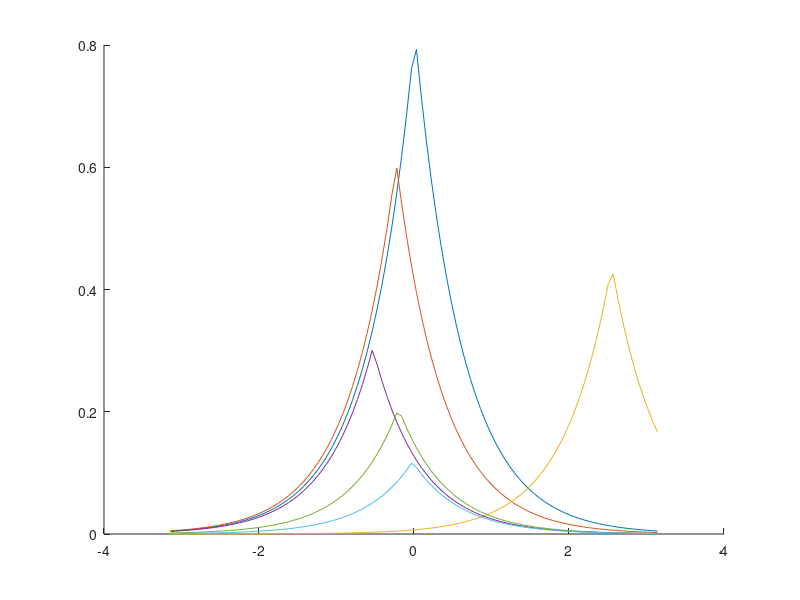
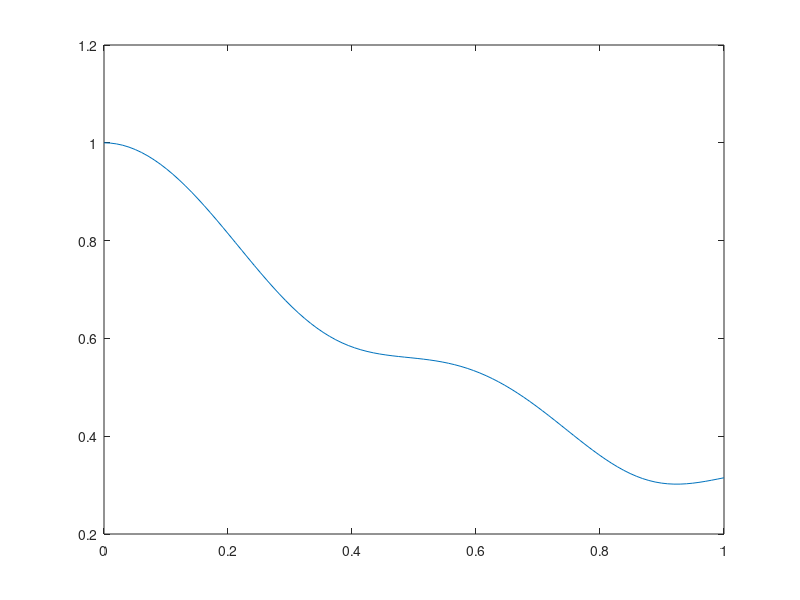

MATLAB code for these plots, in order:
%%
%generate Laplace distribution
x = linspace(-pi,pi,100);
miu = [0.7,-13.2,146.1,-30.5,-11.4,-1.1]*pi/180;b = 35*pi/180;
figure;hold on;
for i = 1:6
Lap(i,:) =(1/(2*b))*exp(-abs(x-miu(i))/b);
% integral(Lap,-pi,pi)
% plot(x,Lap(i,:));
end
pow = [-3,-4.3,-5.7,-7.3,-9,-11.4];
amp = 10.^(pow/10);
amp = amp./max(amp);
for i = 1:6
    LAP(i,:) = amp(i).*Lap(i,:);
    plot(x,LAP(i,:));
end
Lap_fin = sum(LAP); Lap_fin = Lap_fin/sum(Lap_fin);
%% 
fc = 2.535e8;
c = 3e8;
lambda = c/fc;
d = linspace(0,lambda,100);

phi_a = 0*pi/180;scenario = 'macro';

if isequal(scenario,'test')
    AOA = -22.5*pi/180;AS = 35*pi/180;
    PAS =@(x) (1/(2*AS))*(exp(-abs(x-AOA)/AS));
end
if isequal(scenario,'micro')
    % % SCME urban micro-cell
    AOA = [0.7,-13.2,146.1,-30.5,-11.4,-1.1]*pi/180;AS = 35*pi/180;
    pow = [-3,-4.3,-5.7,-7.3,-9,-11.4];
    amp = 10.^(pow/10);
    A = amp./max(amp);
    PAS =@(x) (1/(2*AS))*(A(1)*exp(-abs(x-AOA(1))/AS)+A(2)*exp(-abs(x-AOA(2))/AS)+A(3)*exp(-abs(x-AOA(3))/AS)+...
        A(4)*exp(-abs(x-AOA(4))/AS)+A(5)*exp(-abs(x-AOA(5))/AS)+A(6)*exp(-abs(x-AOA(6))/AS));
elseif isequal(scenario,'macro')
    % %SCME urban macro-cell
    AOA = [65.7,45.6,143.2,32.5,-91.1,-19.2]*pi/180;AS = 35*pi/180;
    pow = [-3,-5.2,-4.7,-8.2,-12.1,-15.5];
    amp = 10.^(pow/10);
    A = amp./max(amp);
    PAS =@(x) (1/(2*AS))*(A(1)*exp(-abs(x-AOA(1))/AS)+A(2)*exp(-abs(x-AOA(2))/AS)+A(3)*exp(-abs(x-AOA(3))/AS)+...
        A(4)*exp(-abs(x-AOA(4))/AS)+A(5)*exp(-abs(x-AOA(5))/AS)+A(6)*exp(-abs(x-AOA(6))/AS));
end

spatial = zeros(1,length(d));
sum_PAS = integral(PAS,-pi,pi);
for i = 1:100
fun_int = @(phi_p) exp(-1i*2*pi*(d(i)/lambda)*sin(phi_p - phi_a)).*PAS(phi_p)/sum_PAS;
spatial(i) = integral(fun_int,-pi,pi);
end

figure;plot(d/lambda,abs(spatial));
% grid on;
